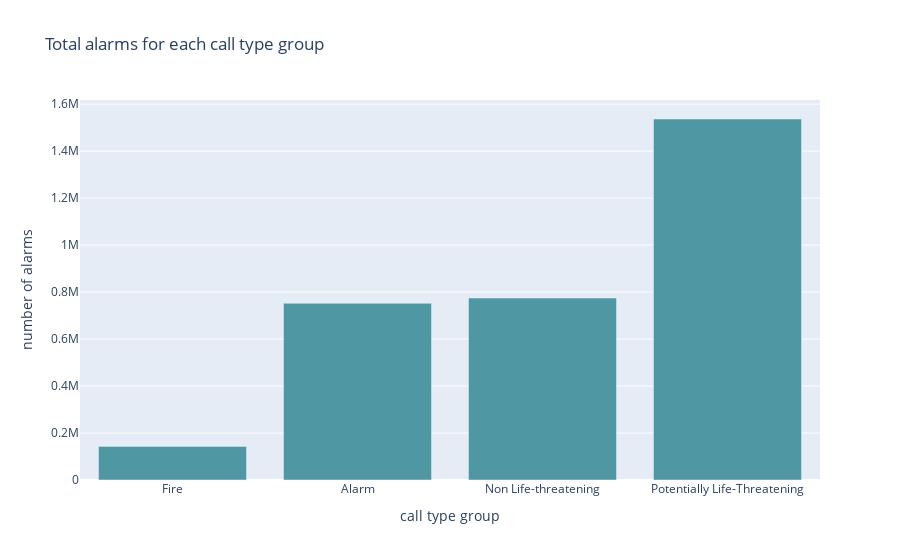

The cell this chart's notebook holds for it:
### Markdown cell above
#### Display bar chart for number of alarms per call type group

### Code cell
fig=px.bar(df_ctg_alarms, x='call type group', y='number of alarms', title='Total alarms for each call type group')
fig.update_traces(marker_color='#4F97A3')
fig.show()

### Figure 1 — Plotly figure (JSON) as saved in the notebook; plotly's stock layout.template omitted (floating-point values rounded to 4 significant figures)
{"data": [{"alignmentgroup": "True", "hovertemplate": "call type group=%{x}<br>number of alarms=%{y}<extra></extra>", "legendgroup": "", "marker": {"color": "#4F97A3", "pattern": {"shape": ""}}, "name": "", "offsetgroup": "", "orientation": "v", "showlegend": false, "textposition": "auto", "type": "bar", "x": ["Fire", "Alarm", "Non Life-threatening", "Potentially Life-Threatening"], "xaxis": "x", "y": [142999, 752070, 774563, 1536824], "yaxis": "y"}], "layout": {"autosize": true, "barmode": "relative", "legend": {"tracegroupgap": 0}, "title": {"text": "Total alarms for each call type group"}, "xaxis": {"anchor": "y", "autorange": true, "domain": [0, 1], "range": [-0.5, 3.5], "title": {"text": "call type group"}, "type": "category"}, "yaxis": {"anchor": "x", "autorange": true, "domain": [0, 1], "range": [0, 1618000.0], "title": {"text": "number of alarms"}, "type": "linear"}}}
